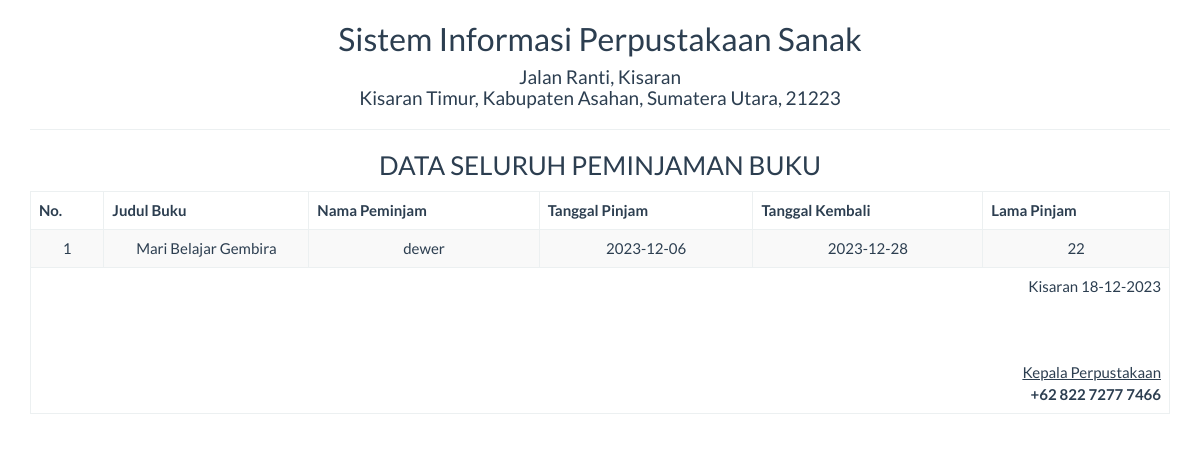
Screenshot of /report/peminjaman_semua.php with the database file from the repository.
### tables this page shows
CREATE TABLE `peminjaman` (
  `judul_buku` varchar(50) NOT NULL,
  `peminjam` varchar(50) NOT NULL,
  `tgl_pinjam` varchar(25) NOT NULL,
  `tgl_kembali` varchar(25) NOT NULL,
  `lama_pinjam` int(5) NOT NULL,
  `keterangan` varchar(100) NOT NULL,
  `id` int(5) NOT NULL
);

### report/peminjaman_semua.php (the view, shortened to what this page needs)
<!DOCTYPE html>
<html>
    <head>
        <link href="../Assets/css/bootstrap.min.css" rel="stylesheet" type="text/css"/>
    </head>
    <body onload="print()">
        <?php
        include '../config/koneksi.php';
        ?>
        <div class="container">
            <div class='row'>
                <div class="col-sm-12">
                    <div class="text-center">
                        <h2>Sistem Informasi Perpustakaan Sanak </h2>
                        <h4>Jalan Ranti, Kisaran <br> Kisaran Timur, Kabupaten Asahan, Sumatera Utara, 21223</h4>
                        <hr>
                        <h3>DATA SELURUH PEMINJAMAN BUKU</h3>
                        <table class="table table-bordered table-striped table-hover">
                        <tbody>
                                <thead>
								<tr>
									<th>No.</th><th width="18%">Judul Buku</th><th>Nama Peminjam</th><th>Tanggal Pinjam</th><th>Tanggal Kembali</th><th>Lama Pinjam</th>
								</tr>
								</thead>
							<tbody>
                            <?php
                            $sql = "SELECT * FROM peminjaman";
                            $query = mysqli_query($koneksi, $sql) or die("SQL Anda Salah");
                            $nomor = 0;
                            while ($data = mysqli_fetch_array($query)) {
                                $nomor++;
                                ?>
                                <tr>
                                    <td><?= $nomor ?></td>
                                    <td><?= $data['judul_buku'] ?></td>
									<td><?= $data['peminjam'] ?></td>
                                    <td><?= $data['tgl_pinjam'] ?></td>
                                    <td><?= $data['tgl_kembali'] ?></td>
                                    <td><?= $data['lama_pinjam'] ?></td>
                                </tr>
                            <?php } ?>
							</tbody>
                        </tbody>
                            <tfoot>
                                <tr>
                                    <td colspan="8" class="text-right">
                                        Kisaran  <?= date("d-m-Y") ?>
                                        <br><br><br><br>
                                        <u>Kepala Perpustakaan<strong></u><br>
                                        +62 822 7277 7466
									</td>
								</tr>
							</tfoot>
                        </table>
                    </div>
                </div>
            </div>
    </body>
</html>

### rows the page displays
peminjaman: judul_buku "Mari Belajar Gembira", peminjam "dewer", tgl_pinjam "2023-12-06", tgl_kembali "2023-12-28", lama_pinjam "22"
